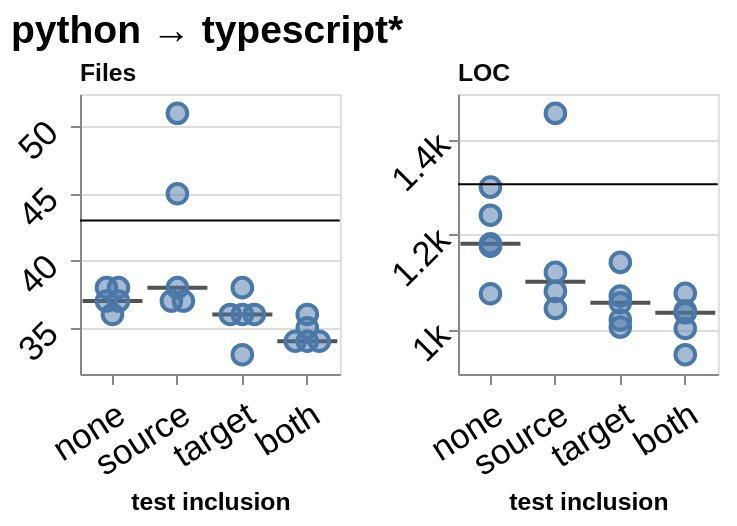

The Vega-Lite source for this figure:
### Vega-Lite specification from a JSON file in a GitHub repository (floating-point values rounded to 4 significant figures)
{"config": {"view": {"continuousWidth": 300, "continuousHeight": 300}, "axis": {"labelAngle": -45}, "axisX": {"labelAngle": -37.5}}, "concat": [{"layer": [{"mark": {"type": "tick", "color": "#0b0b0b", "opacity": 0.7, "size": 30, "thickness": 2}, "encoding": {"x": {"field": "condition", "scale": {"paddingInner": 0.25, "paddingOuter": 0.125}, "sort": ["no tests", "source tests", "target tests", "both tests"], "title": "test inclusion", "type": "nominal", "axis": {"labelFontSize": 17.32, "labelPadding": 6.0, "titleFontSize": 12.38, "labelExpr": "{'no tests': 'none', 'source tests': 'source', 'target tests': 'target', 'both tests': 'both'}[datum.label]", "labelAngle": -32.5}}, "y": {"aggregate": "median", "field": "value", "scale": {"domain": [31.56, 52.44], "nice": false}, "title": null, "type": "quantitative", "axis": {"labelFontSize": 17.32, "titleFontSize": 16.5, "labelPadding": 9.0}}}}, {"mark": {"type": "point", "filled": true, "size": 96, "fillOpacity": 0.5, "stroke": "#4c78a8", "strokeWidth": 2, "strokeOpacity": 1}, "encoding": {"x": {"field": "condition", "scale": {"paddingInner": 0.25, "paddingOuter": 0.125}, "sort": ["no tests", "source tests", "target tests", "both tests"], "title": "test inclusion", "type": "nominal", "axis": {"labelFontSize": 17.32, "labelPadding": 6.0, "titleFontSize": 12.38, "labelExpr": "{'no tests': 'none', 'source tests': 'source', 'target tests': 'target', 'both tests': 'both'}[datum.label]", "labelAngle": -32.5}}, "xOffset": {"field": "nudge", "scale": {"domain": [-1.0, 1.0], "range": [6.176, 18.18]}, "title": null, "type": "quantitative"}, "y": {"field": "value", "scale": {"domain": [31.56, 52.44], "nice": false}, "type": "quantitative", "axis": {"labelFontSize": 17.32, "titleFontSize": 16.5, "labelPadding": 9.0}}}}, {"mark": {"type": "rule"}, "encoding": {"y": {"aggregate": "median", "field": "reference", "scale": {"domain": [31.56, 52.44], "nice": false}, "type": "quantitative", "axis": {"labelFontSize": 17.32, "titleFontSize": 16.5, "labelPadding": 9.0}}}, "transform": [{"filter": {"field": "reference", "valid": true}}]}], "data": {"name": "data-2c5d230d657bbfc81c7c4bbf4de06636"}, "height": 140, "title": {"text": "Files", "anchor": "start", "color": "#0b0b0b", "fontSize": 12.38, "dx": 33.99}, "width": 129.9}, {"layer": [{"mark": {"type": "tick", "color": "#0b0b0b", "opacity": 0.7, "size": 30, "thickness": 2}, "encoding": {"x": {"field": "condition", "scale": {"paddingInner": 0.25, "paddingOuter": 0.125}, "sort": ["no tests", "source tests", "target tests", "both tests"], "title": "test inclusion", "type": "nominal", "axis": {"labelFontSize": 17.32, "labelPadding": 6.0, "titleFontSize": 12.38, "labelExpr": "{'no tests': 'none', 'source tests': 'source', 'target tests': 'target', 'both tests': 'both'}[datum.label]", "labelAngle": -32.5}}, "y": {"aggregate": "median", "field": "value", "scale": {"domain": [906.4, 1495.0], "nice": false}, "title": null, "type": "quantitative", "axis": {"labelFontSize": 17.32, "titleFontSize": 16.5, "format": "~s"}}}}, {"mark": {"type": "point", "filled": true, "size": 96, "fillOpacity": 0.5, "stroke": "#4c78a8", "strokeWidth": 2, "strokeOpacity": 1}, "encoding": {"x": {"field": "condition", "scale": {"paddingInner": 0.25, "paddingOuter": 0.125}, "sort": ["no tests", "source tests", "target tests", "both tests"], "title": "test inclusion", "type": "nominal", "axis": {"labelFontSize": 17.32, "labelPadding": 6.0, "titleFontSize": 12.38, "labelExpr": "{'no tests': 'none', 'source tests': 'source', 'target tests': 'target', 'both tests': 'both'}[datum.label]", "labelAngle": -32.5}}, "xOffset": {"field": "nudge", "scale": {"domain": [-1.0, 1.0], "range": [6.176, 18.18]}, "title": null, "type": "quantitative"}, "y": {"field": "value", "scale": {"domain": [906.4, 1495.0], "nice": false}, "type": "quantitative", "axis": {"labelFontSize": 17.32, "titleFontSize": 16.5, "format": "~s"}}}}, {"mark": {"type": "rule"}, "encoding": {"y": {"aggregate": "median", "field": "reference", "scale": {"domain": [906.4, 1495.0], "nice": false}, "type": "quantitative", "axis": {"labelFontSize": 17.32, "titleFontSize": 16.5, "format": "~s"}}}, "transform": [{"filter": {"field": "reference", "valid": true}}]}], "data": {"name": "data-75cb386b18f768df31db0e908ce7b973"}, "height": 140, "title": {"text": "LOC", "anchor": "start", "color": "#0b0b0b", "fontSize": 12.38, "dx": 36.51}, "width": 129.9}], "columns": 4, "title": {"text": "python → typescript*", "fontSize": 19.5, "anchor": "start"}, "$schema": "https://vega.github.io/schema/vega-lite/v6.4.1.json", "datasets": {"data-2c5d230d657bbfc81c7c4bbf4de06636": [{"condition": "no tests", "layout": "kept the file layout", "metric": "file_count", "value": 37.0, "reference": 43.0, "nudge": -0.5}, {"condition": "no tests", "layout": "rebuilt the file layout", "metric": "file_count", "value": 37.0, "reference": 43.0, "nudge": 0.5}, {"condition": "no tests", "layout": "kept the file layout", "metric": "file_count", "value": 38.0, "reference": 43.0, "nudge": -0.5}, {"condition": "no tests", "layout": "rebuilt the file layout", "metric": "file_count", "value": 38.0, "reference": 43.0, "nudge": 0.5}, {"condition": "no tests", "layout": "rebuilt the file layout", "metric": "file_count", "value": 36.0, "reference": 43.0, "nudge": 0.0}, {"condition": "source tests", "layout": "kept the file layout", "metric": "file_count", "value": 37.0, "reference": 43.0, "nudge": -0.5}, {"condition": "source tests", "layout": "kept the file layout", "metric": "file_count", "value": 37.0, "reference": 43.0, "nudge": 0.5}, {"condition": "source tests", "layout": "kept the file layout", "metric": "file_count", "value": 38.0, "reference": 43.0, "nudge": 0.0}, {"condition": "source tests", "layout": "kept the file layout", "metric": "file_count", "value": 45.0, "reference": 43.0, "nudge": 0.0}, {"condition": "source tests", "layout": "kept the file layout", "metric": "file_count", "value": 51.0, "reference": 43.0, "nudge": 0.0}, {"condition": "target tests", "layout": "kept the file layout", "metric": "file_count", "value": 38.0, "reference": 43.0, "nudge": 0.0}, {"condition": "target tests", "layout": "kept the file layout", "metric": "file_count", "value": 36.0, "reference": 43.0, "nudge": -1.0}, {"condition": "target tests", "layout": "kept the file layout", "metric": "file_count", "value": 36.0, "reference": 43.0, "nudge": 0.0}, {"condition": "target tests", "layout": "kept the file layout", "metric": "file_count", "value": 36.0, "reference": 43.0, "nudge": 1.0}, {"condition": "target tests", "layout": "kept the file layout", "metric": "file_count", "value": 33.0, "reference": 43.0, "nudge": 0.0}, {"condition": "both tests", "layout": "kept the file layout", "metric": "file_count", "value": 34.0, "reference": 43.0, "nudge": -1.0}, {"condition": "both tests", "layout": "kept the file layout", "metric": "file_count", "value": 34.0, "reference": 43.0, "nudge": 0.0}, {"condition": "both tests", "layout": "kept the file layout", "metric": "file_count", "value": 34.0, "reference": 43.0, "nudge": 1.0}, {"condition": "both tests", "layout": "kept the file layout", "metric": "file_count", "value": 35.0, "reference": 43.0, "nudge": 0.0}, {"condition": "both tests", "layout": "kept the file layout", "metric": "file_count", "value": 36.0, "reference": 43.0, "nudge": 0.0}], "data-75cb386b18f768df31db0e908ce7b973": [{"condition": "no tests", "layout": "kept the file layout", "metric": "loc", "value": 1175.0, "reference": 1305.0, "nudge": 0.0}, {"condition": "no tests", "layout": "rebuilt the file layout", "metric": "loc", "value": 1299.0, "reference": 1305.0, "nudge": 0.0}, {"condition": "no tests", "layout": "kept the file layout", "metric": "loc", "value": 1180.0, "reference": 1305.0, "nudge": 0.0}, {"condition": "no tests", "layout": "rebuilt the file layout", "metric": "loc", "value": 1240.0, "reference": 1305.0, "nudge": 0.0}, {"condition": "no tests", "layout": "rebuilt the file layout", "metric": "loc", "value": 1075.0, "reference": 1305.0, "nudge": 0.0}, {"condition": "source tests", "layout": "kept the file layout", "metric": "loc", "value": 1080.0, "reference": 1305.0, "nudge": 0.0}, {"condition": "source tests", "layout": "kept the file layout", "metric": "loc", "value": 1120.0, "reference": 1305.0, "nudge": 0.0}, {"condition": "source tests", "layout": "kept the file layout", "metric": "loc", "value": 1454.0, "reference": 1305.0, "nudge": 0.0}, {"condition": "source tests", "layout": "kept the file layout", "metric": "loc", "value": 1044.0, "reference": 1305.0, "nudge": 0.0}, {"condition": "target tests", "layout": "kept the file layout", "metric": "loc", "value": 1141.0, "reference": 1305.0, "nudge": 0.0}, {"condition": "target tests", "layout": "kept the file layout", "metric": "loc", "value": 1056.0, "reference": 1305.0, "nudge": 0.0}, {"condition": "target tests", "layout": "kept the file layout", "metric": "loc", "value": 1020.0, "reference": 1305.0, "nudge": 0.0}, {"condition": "target tests", "layout": "kept the file layout", "metric": "loc", "value": 1070.0, "reference": 1305.0, "nudge": 0.0}, {"condition": "target tests", "layout": "kept the file layout", "metric": "loc", "value": 1005.0, "reference": 1305.0, "nudge": 0.0}, {"condition": "both tests", "layout": "kept the file layout", "metric": "loc", "value": 1076.0, "reference": 1305.0, "nudge": 0.0}, {"condition": "both tests", "layout": "kept the file layout", "metric": "loc", "value": 947.0, "reference": 1305.0, "nudge": 0.0}, {"condition": "both tests", "layout": "kept the file layout", "metric": "loc", "value": 1035.0, "reference": 1305.0, "nudge": 0.0}, {"condition": "both tests", "layout": "kept the file layout", "metric": "loc", "value": 1039.0, "reference": 1305.0, "nudge": 0.0}, {"condition": "both tests", "layout": "kept the file layout", "metric": "loc", "value": 1002.0, "reference": 1305.0, "nudge": 0.0}]}, "padding": {"left": 5, "top": 5, "right": 8.5, "bottom": 5}}
